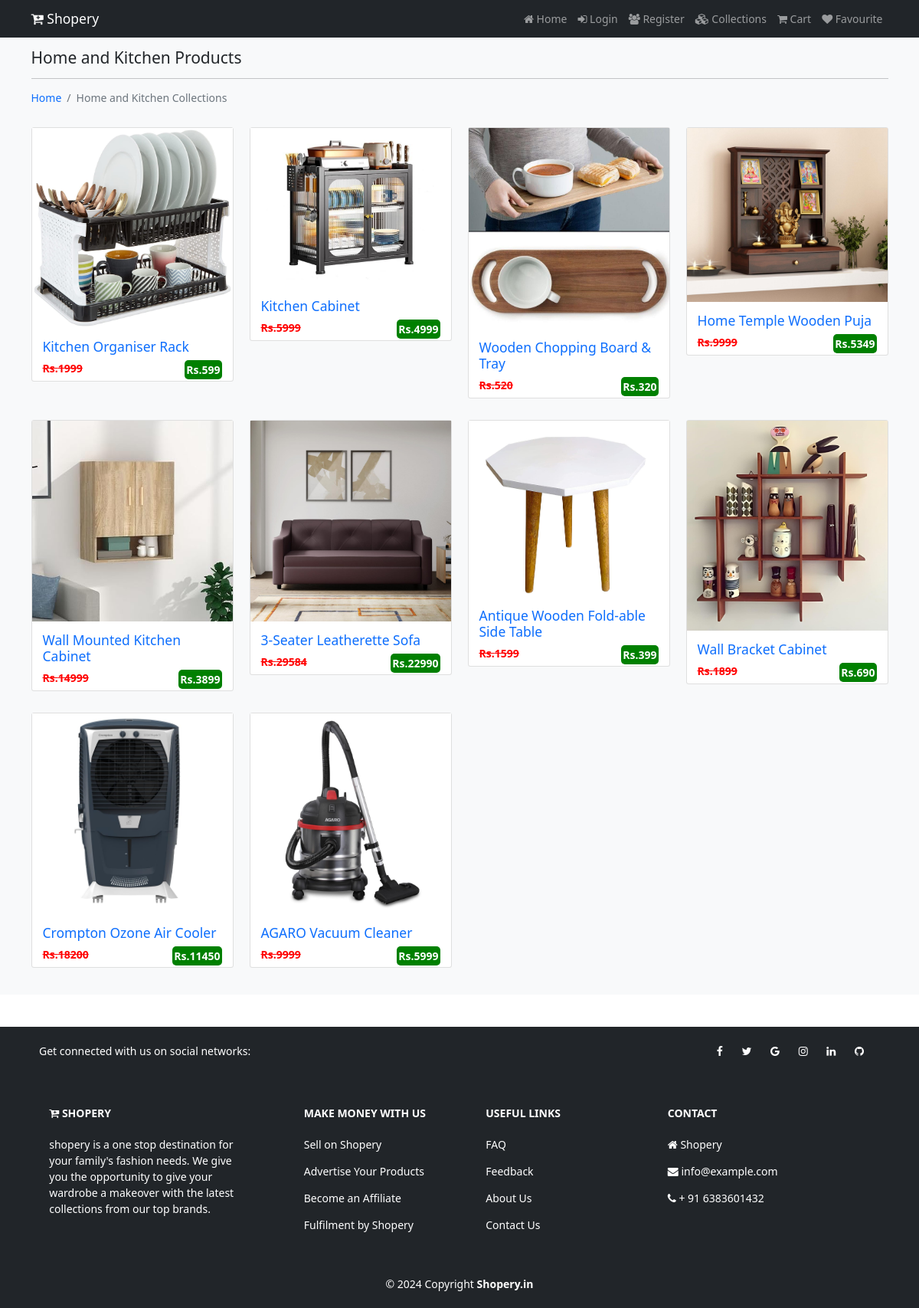
The app's page /collections/Home and Kitchen with its own data.
### shop/models.py (models this page shows, shortened)
class Catagory(models.Model):
    name=models.CharField(max_length=150, null = False, blank=False)
    image = models.ImageField(upload_to = getFileName, null = True, blank=True)
    description=models.TextField(max_length=500, null = False, blank = False)
    status = models.BooleanField(default=False, help_text="0-show, 1-Hidden")
    created_at = models.DateTimeField(auto_now_add=True)  # to ack when this category model is created

class Product(models.Model):
    category=models.ForeignKey(Catagory,on_delete=models.CASCADE)
    name=models.CharField(max_length=150, null = False, blank=False)
    vendor=models.CharField(max_length=150, null = False, blank=False)
    product_image=models.ImageField(upload_to = getFileName, null = True, blank=True)
    quantity=models.IntegerField(null = False, blank=False)
    original_price=models.FloatField(null = False, blank=False)
    selling_price=models.FloatField(null = False, blank=False)
    description=models.TextField(max_length=500, null = False, blank = False)
    status=models.BooleanField(default=False, help_text="0-show, 1-Hidden")
    trending=models.BooleanField(default=False, help_text="0-default, 1-Trending")
    created_at=models.DateTimeField(auto_now_add=True)  # to ack when this category model is created

### shop/views.py (the view)
# urls.py: path('collections/<str:name>',views.collectionsview, name = "collections" ), #to display the particular catagory details
def collectionsview(request,name):
     if(Catagory.objects.filter(name=name,status=0)):
         products=Product.objects.filter(category__name=name)
         return render(request, "shop/products/index.html", {"products":products,"category_name":name})
     else:
         messages.warning(request,"No such Catagory Found !")
         return redirect('collections')

### shop/templates/shop/products/index.html (shortened to what this page needs)
{% extends 'shop/layouts/main.html' %}
{% block content %}
<section class="bg-light py-4 my-5" style="min-height:600px;">
  <div class="container">
    <div class="row">
      <div class="col-12">
        <h4 class="mb-3">{{category_name}} Products</h4>
        <hr style="border-color:#b8bfc2;">
        <nav aria-label="breadcrumb">
          <ol class="breadcrumb">
            <li class="breadcrumb-item"><a href="{% url 'home' %}">Home</a></li>
            <li class="breadcrumb-item active">{{category_name}} Collections</li>
          </ol>
        </nav>
      </div>
      {% for item in products %}
      <div class="col-md-4 col-lg-3">
        <div class="card my-3">
          <img src="{{item.product_image.url}}"  class="card-image-top" alt="Categories">
          <a href="{% url 'product_details' category_name item.name %}">
          <div class="card-body">
            <h5 class="card-title text-primary">{{ item.name }}</h5>
            <p class="card-text">
              <span class="float-start old_price"><s>Rs.{{ item.original_price | stringformat:'d'}}</s></span>
              <span class="float-end new_price">Rs.{{ item.selling_price | stringformat:'d' }}</span>
            </p>
          </div>
        </a>
        </div>
      </div>
      {% endfor %}
    </div>
  </div>
</section>
{% endblock content %}

### static/css/style.css (style rules this page uses)
html { font-size: 14px; }
a { text-decoration: none; }
.old_price { font-weight: bold; color : red; }
.new_price { font-weight: bold; background-color: green; color: white; padding: 2px; border-radius:5px ; margin-bottom: 2px; }

### records on screen
Catagory: name "Home and Kitchen"
Product: product_image (picture), name "Kitchen Organiser Rack", original_price "1999", selling_price "599"
Product: product_image (picture), name "Kitchen Cabinet", original_price "5999", selling_price "4999"
Product: product_image (picture), name "Wooden Chopping Board & Tray", original_price "520", selling_price "320"
Product: product_image (picture), name "Home Temple Wooden Puja", original_price "9999", selling_price "5349"
Product: product_image (picture), name "Wall Mounted Kitchen Cabinet", original_price "14999", selling_price "3899"
Product: product_image (picture), name "3-Seater Leatherette Sofa", original_price "29584", selling_price "22990"
Product: product_image (picture), name "Antique Wooden Fold-able Side Table", original_price "1599", selling_price "399"
Product: product_image (picture), name "Wall Bracket Cabinet", original_price "1899", selling_price "690"
Product: product_image (picture), name "Crompton Ozone Air Cooler", original_price "18200", selling_price "11450"
Product: product_image (picture), name "AGARO Vacuum Cleaner", original_price "9999", selling_price "5999"
